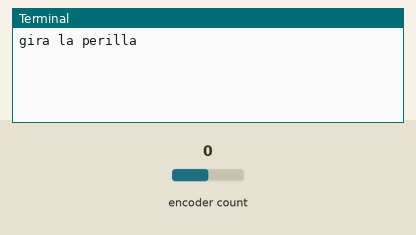
A program run on a simulated Raspberry Pi (BCM pin numbers). On the bench: the last lines printed to the terminal. Inputs (shaded band) come from the test bench; at power-on: encoder count 0.

Above: at 1.2 s.
1.3 s: encoder count set to 1
At 2.2 s:
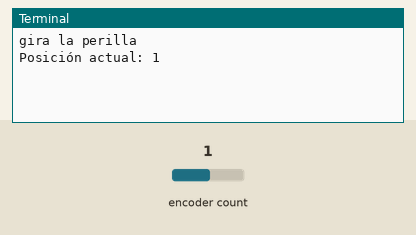
2.8 s: encoder count set to 2
At 3.4 s:
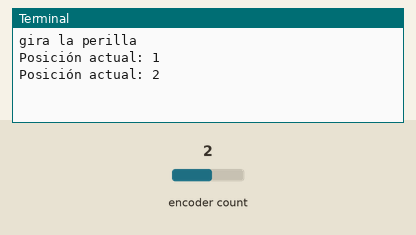

The program:

encoder.py
```python
'''Formato para Python
Nombre del archivo: encoder.py
Descripción: encoder rotatorio mediciones por posición
Autor: Héctor Castillo Guerra
Versión: 1.0'''

from gpiozero import RotaryEncoder
from signal import pause

encoder = RotaryEncoder(a=5, b=6, max_steps=100)

def posicion():
    print(f"Posición actual: {encoder.steps}")

encoder.when_rotated = posicion

print("gira la perilla")
pause()
```

Measured:
- after the input at 1.3 s, the terminal: prints a new line at once (image 1)
- after the input at 2.8 s, the terminal: prints a new line at once (image 2)
